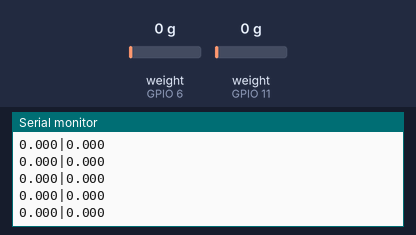
Simulated run of this sketch. Board: ESP32. On the bench: the last lines printed to the serial monitor. The test bench sets the inputs (shaded band); at power-on: weight on the scale (sensors on GPIO 6, GPIO 11) 0 g. WiFi joins after 1.5 s; servers stay silent unless stated.

Above: at 14.9 s.
15.0 s: weight on the scale (sensor on GPIO 6) set to 100 g
At 15.62 s:
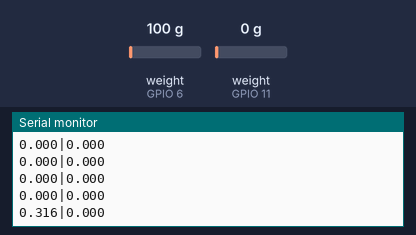
16.5 s: weight on the scale (sensor on GPIO 11) set to 100 g
At 16.5 s:
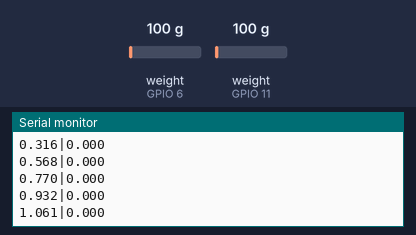
18.0 s: weight on the scale (sensor on GPIO 6) set to 1250 g
At 18.05 s:
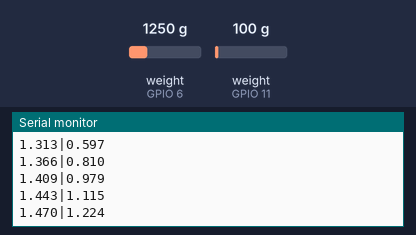
19.5 s: weight on the scale (sensor on GPIO 11) set to 1250 g
At 19.59 s:
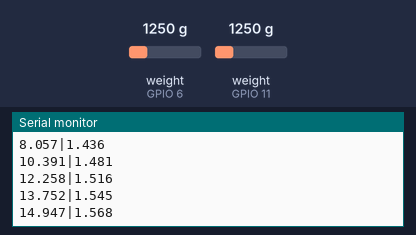
Timing chart, 0 to 22.0 s (numbered marks = the images above; inputs shaded):
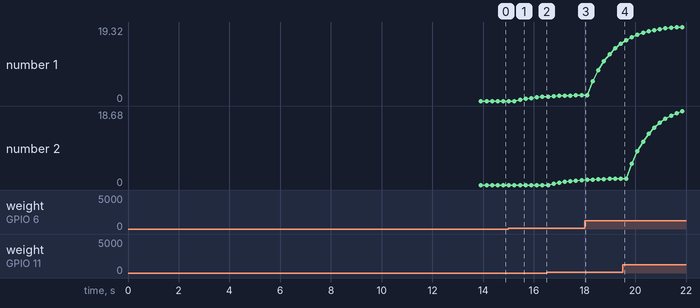

Measured:
- after the input at 15.0 s, the serial monitor: prints a new line after 0.46 s (image 1)
- plotted number 1: 0 → 1.06 after the input at 15.0 s, 1.47 → 14.95 after the input at 18.0 s
- plotted number 2: 0 → 1.22 after the input at 16.5 s, 1.57 → 18.68 after the input at 19.5 s

The sketch:

scalemeasurewifi.ino.ino
```cpp
#include <WiFi.h>
#include "HX711.h"

// --- WIFI ---
const char* ssid     = "DRB351"; // insert wifi name
const char* password = "bmethernet"; // password
WiFiServer server(80);
WiFiClient client;

// --- HX711 ---
#define LOADCELL_DOUT_PIN   6
#define LOADCELL_SCK_PIN    5
#define LOADCELL_DOUT_PIN_2 11
#define LOADCELL_SCK_PIN_2  12
#define VREF_MV             3300.0
#define ADC_FULL_SCALE      8388608.0
#define SETTLE_MS           5000
#define SAMPLE_MS           10000
#define MEDIAN_SIZE         3
#define EMA_ALPHA           0.2
#define CALIBRATION_FACTOR  10.46882786
#define CALIBRATION_FACTOR2 9.959421512

HX711 scale;
HX711 scale2;

float baseline  = -53.25668594;
float baseline2 = 14.7521;

// --- Median filter ---
float medianBuf[MEDIAN_SIZE];
int   medianIndex = 0;
bool  medianFull  = false;

float medianBuf2[MEDIAN_SIZE];
int   medianIndex2 = 0;
bool  medianFull2  = false;

float computeMedian() {
  float sorted[MEDIAN_SIZE];
  int n = medianFull ? MEDIAN_SIZE : medianIndex;
  for (int i = 0; i < n; i++) sorted[i] = medianBuf[i];
  for (int i = 1; i < n; i++) {
    float key = sorted[i];
    int j = i - 1;
    while (j >= 0 && sorted[j] > key) { sorted[j + 1] = sorted[j]; j--; }
    sorted[j + 1] = key;
  }
  return sorted[n / 2];
}

float computeMedian2() {
  float sorted[MEDIAN_SIZE];
  int n = medianFull2 ? MEDIAN_SIZE : medianIndex2;
  for (int i = 0; i < n; i++) sorted[i] = medianBuf2[i];
  for (int i = 1; i < n; i++) {
    float key = sorted[i];
    int j = i - 1;
    while (j >= 0 && sorted[j] > key) { sorted[j + 1] = sorted[j]; j--; }
    sorted[j + 1] = key;
  }
  return sorted[n / 2];
}
// --- EMA filter ---
float emaValue  = 0.0;
bool  emaSeeded = false;

float emaValue2  = 0.0;
bool  emaSeeded2 = false;

float computeEMA(float input) {
  if (!emaSeeded) { emaValue = input; emaSeeded = true; }
  else emaValue = EMA_ALPHA * input + (1.0 - EMA_ALPHA) * emaValue;
  return emaValue;
}

float computeEMA2(float input) {
  if (!emaSeeded2) { emaValue2 = input; emaSeeded2 = true; }
  else emaValue2 = EMA_ALPHA * input + (1.0 - EMA_ALPHA) * emaValue2;
  return emaValue2;
}

// --- Read and filter one sample ---
float readFiltered() {
  long  rawADC  = scale.read();
  float rawMV   = (rawADC / ADC_FULL_SCALE) * VREF_MV;
  medianBuf[medianIndex] = rawMV;
  medianIndex++;
  if (medianIndex >= MEDIAN_SIZE) { medianIndex = 0; medianFull = true; }
  return computeEMA(computeMedian());
}

float readFiltered2() {
  long  rawADC  = scale2.read();
  float rawMV   = (rawADC / ADC_FULL_SCALE) * VREF_MV;
  medianBuf2[medianIndex2] = rawMV;
  medianIndex2++;
  if (medianIndex2 >= MEDIAN_SIZE) { medianIndex2 = 0; medianFull2 = true; }
  return computeEMA2(computeMedian2());
}

// --- Capture stable baseline ---
void captureBaseline() {
  Serial.println("Zeroing...");
  for (int i = 0; i < 50; i++) { readFiltered(); readFiltered2(); }
  baseline  = readFiltered();
  baseline2 = readFiltered2();
  Serial.print("Baseline L: "); Serial.print(baseline,  4); Serial.println(" mV");
  Serial.print("Baseline R: "); Serial.print(baseline2, 4); Serial.println(" mV");
}

void setup() {
  Serial.begin(9600);

  scale.begin(LOADCELL_DOUT_PIN, LOADCELL_SCK_PIN);
  scale.tare();

  scale2.begin(LOADCELL_DOUT_PIN_2, LOADCELL_SCK_PIN_2);
  scale2.tare();

  captureBaseline();

  // ---- WIFI ----
  WiFi.begin(ssid, password);
  Serial.print("Connecting to WiFi");

  while (WiFi.status() != WL_CONNECTED) {
    delay(500);
    Serial.print(".");
  }

  Serial.println("\nConnected!");
  Serial.print("IP Address: ");
  Serial.println(WiFi.localIP());

  server.begin();
}
// --- Loop ---
void loop() {

  // --- Accept client ---
  if (!client || !client.connected()) {
    client = server.available();
  }

float kgs  = (readFiltered()  - baseline)  / CALIBRATION_FACTOR;
float kgs2 = (readFiltered2() - baseline2) / CALIBRATION_FACTOR2;

  // Serial (for debugging)
  Serial.print(kgs, 3);
  Serial.print("|");
  Serial.println(kgs2, 3);

  // --- WiFi (for GUI) ---
  if (client && client.connected()) {
    client.print(kgs, 3);
    client.print("|");
    client.println(kgs2, 3);
  }

  delay(20);
}
```
